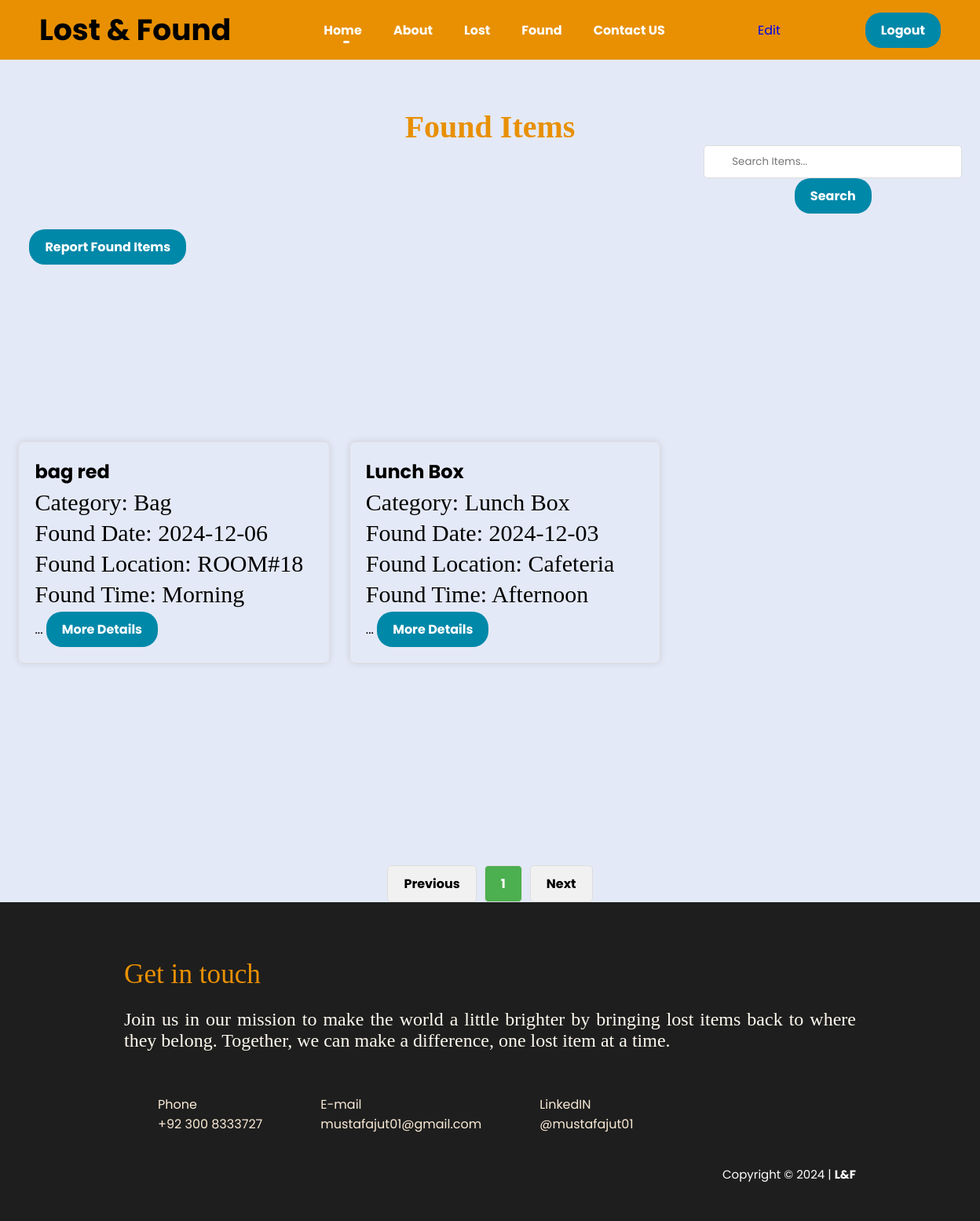
/Foundpagecard.php (signed in), run on an earlier commit of the app's database.
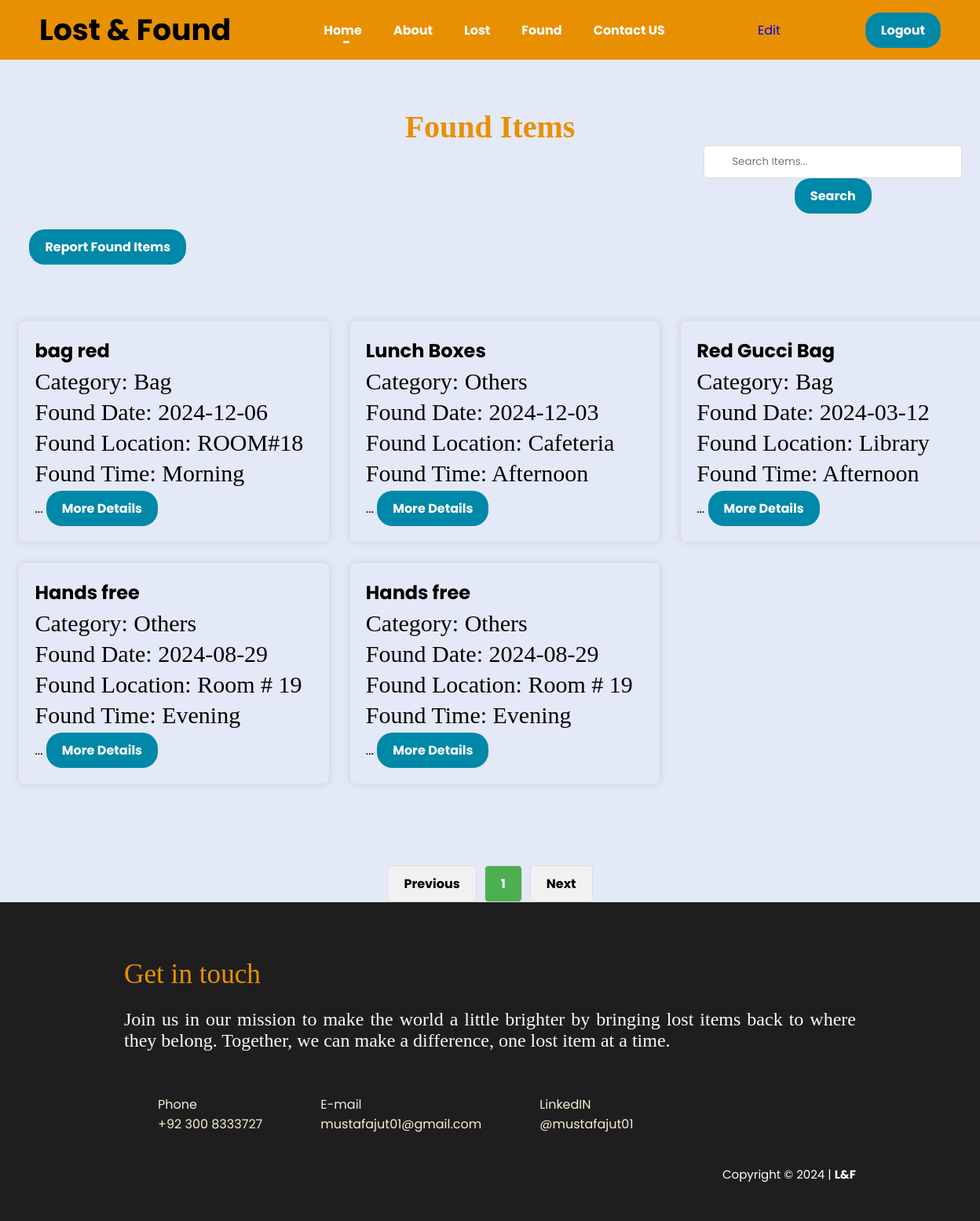
And on a later commit of the database.
### tables this page shows
CREATE TABLE `reportfound` (
  `fitemName` varchar(255) NOT NULL,
  `FDate` date NOT NULL,
  `fLocation` varchar(255) NOT NULL,
  `fTime` enum('Morning','Afternoon','Evening') NOT NULL,
  `fItemDescription` varchar(255) NOT NULL,
  `Contact` varchar(12) NOT NULL,
  `status` tinyint(1) NOT NULL,
  `fitemId` int(11) NOT NULL,
  `category_name` varchar(255) DEFAULT NULL
);

### Foundpagecard.php (the view, shortened to what this page needs)
<?php
include("php/config.php");
$results_per_page = 6;
$page = isset($_GET['page']) ? (int)$_GET['page'] : 1;
$search_term = "";
$start_from = ($page - 1) * $results_per_page;
if (!empty($search_term)) {
    $query = "SELECT * FROM reportfound WHERE fitemName LIKE '%$search_term%' LIMIT $start_from, $results_per_page";
    $total_query = "SELECT COUNT(*) AS total FROM reportfound WHERE fitemName LIKE '%$search_term%'";
} else {
    $query = "SELECT * FROM reportfound LIMIT $start_from, $results_per_page";
    $total_query = "SELECT COUNT(*) AS total FROM reportfound";
}
$resulte = mysqli_query($con, $query);
$total_results = mysqli_query($con, $total_query);
$total_rows = mysqli_fetch_assoc($total_results)['total'];
$total_pages = ceil($total_rows / $results_per_page);
?>
<!DOCTYPE html>
<html lang="en">
<head>
    <link rel="stylesheet" href="style/style.css">
</head>
<body>
    <?php require 'nav.php'; ?>
    <h3>Found Items</h3>
 <div style="margin-left:70%; margin-top: 0%">
        <form method="GET" action="Foundpagecard.php" style="text-align:center; margin-bottom: 20px;">
            <input type="text" name="search" value="<?php echo $search_term; ?>" placeholder="Search Items..." style="padding: 10px 35px; border: 1px solid #ddd; border-radius: 5px;">
            <button type="submit" class="btn">Search</button>
        </form>
    </div>
    <a href="Reportfound.php"><button class="btn" style="margin-top: 0%; margin-left:3%">Report Found Items</button></a>
    <div class="container">
        <div class="card-container">
            <?php
            if (mysqli_num_rows($resulte) > 0) {
                while ($row = mysqli_fetch_assoc($resulte)) {
                    $id = $row['fitemId'];
            ?>
                    <div class="card">
                        <div class="card-content">
                            <h2><?php echo $row['fitemName']; ?></h2>
                            <p>Category: <?php echo $row['category_name']; ?></p>
                            <p>Found Date: <?php echo $row['FDate']; ?></p>
                            <p>Found Location: <?php echo $row['fLocation']; ?></p>
                            <p>Found Time: <?php echo $row['fTime']; ?></p>
                            <span id="dots-<?php echo $id; ?>">...</span>
                            <button onclick="myFunction(<?php echo $id; ?>)" id="myBtn-<?php echo $id; ?>" class="btn">More Details</button>
                        </div>
                    </div>
            <?php
                }
            } else {
                echo "<p style='text-align:center;'>No items found.</p>";
            }
            ?>
        </div>
    </div>
    <br>
    <div class="pagination" style="margin-top: 20px;">
        <?php if ($page > 1) { ?>
            <a href="Foundpagecard.php?page=<?php echo $page - 1; ?>&search=<?php echo $search_term; ?>" class="btn">Previous</a>
        <?php } else { ?>
            <span class="btn" style="cursor: not-allowed;">Previous</span>
        <?php } ?>
        <?php
        for ($i = 1; $i <= $total_pages; $i++) {
            if ($i == $page) {
                echo '<span class="btn active">' . $i . '</span>';
            } else {
                echo '<a href="Foundpagecard.php?page=' . $i . '&search=' . $search_term . '" class="btn">' . $i . '</a>';
            }
        }
        ?>
        <?php if ($page < $total_pages) { ?>
            <a href="Foundpagecard.php?page=<?php echo $page + 1; ?>&search=<?php echo $search_term; ?>" class="btn">Next</a>
        <?php } else { ?>
            <span class="btn" style="cursor: not-allowed;">Next</span>
        <?php } ?>
    </div>
    <?php include 'footer.php'; ?>
</body>
</html>

What changed in the data, as far as the page shows it:
changed reportfound "Cafeteria": fitemName "Lunch Box" → "Lunch Boxes"; category_name "Lunch Box" → "Others"
added reportfound: fitemName "Red Gucci Bag", category_name "Bag", FDate "2024-03-12", fLocation "Library", fTime "Afternoon"
added reportfound: fitemName "Hands free", category_name "Others", FDate "2024-08-29", fLocation "Room # 19", fTime "Evening"
added reportfound: fitemName "Hands free", category_name "Others", FDate "2024-08-29", fLocation "Room # 19", fTime "Evening"
